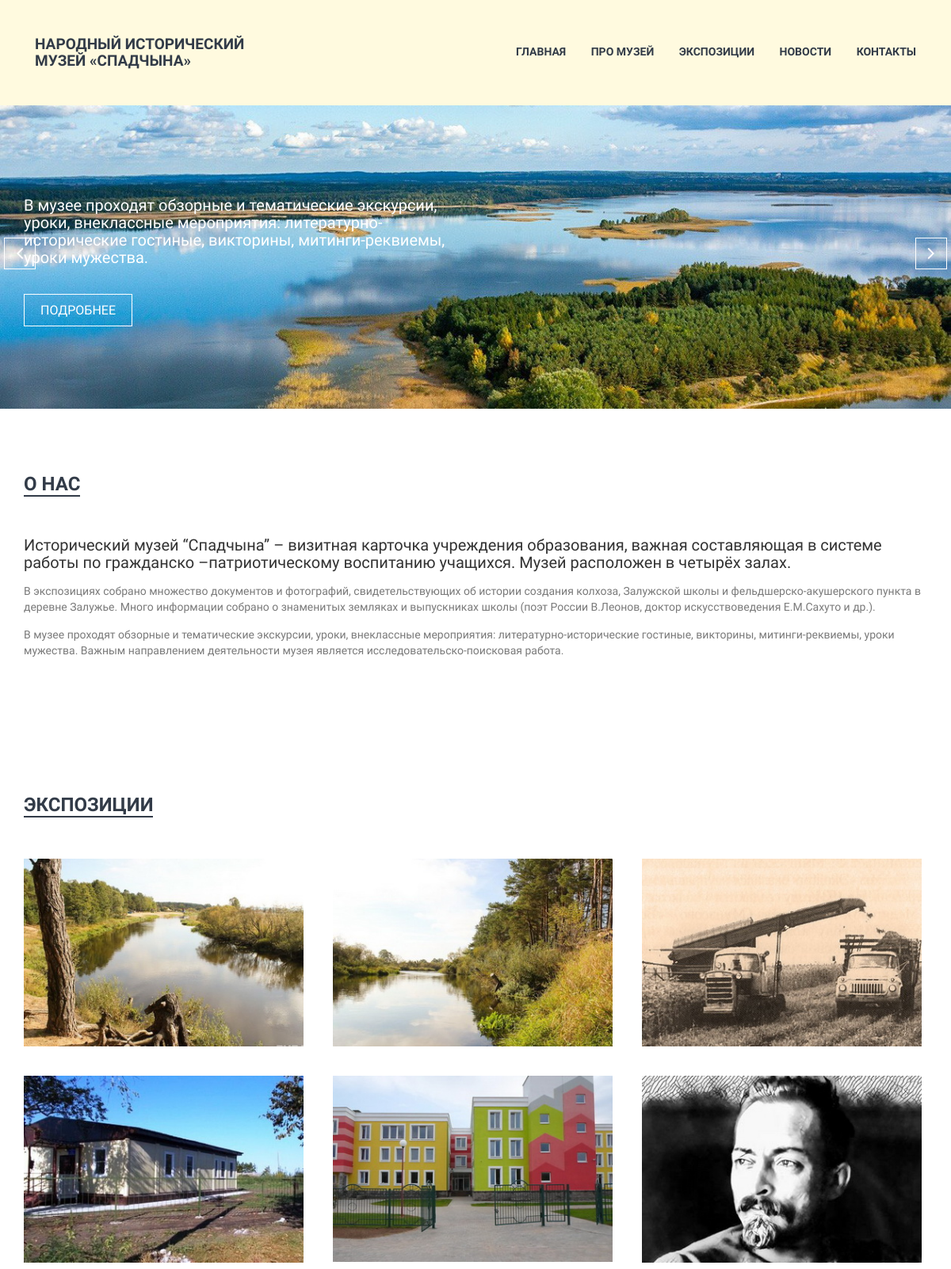
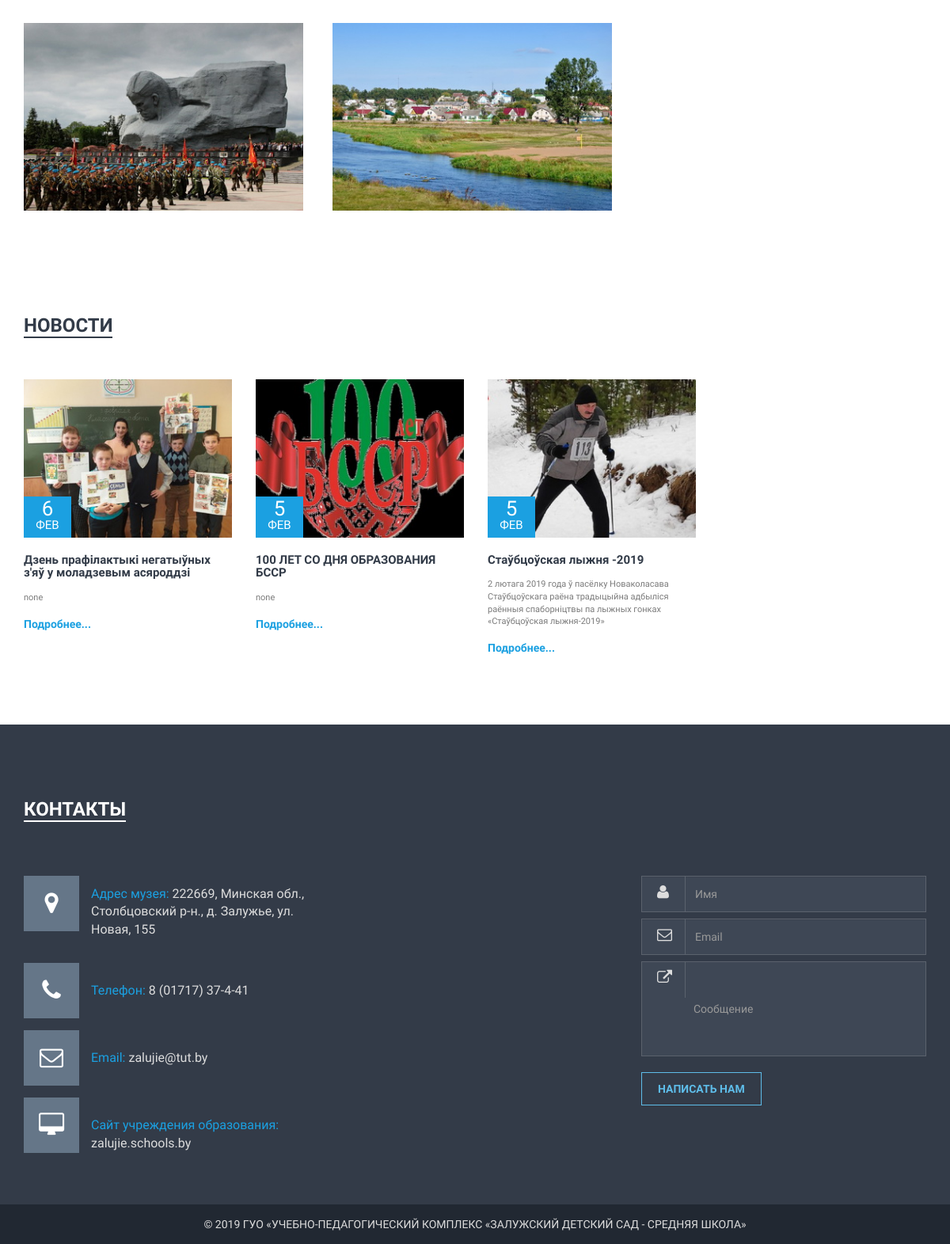
The page / on the database its author committed (2 pictures, top to bottom).
### museum/models.py (models this page shows, shortened)
class Exposition(models.Model):
    title = models.CharField(max_length=200, verbose_name='Название экспозиции')
    subtitle = models.CharField(max_length=200, null=True, blank=True, verbose_name='Подназвание')
    description = models.TextField(verbose_name='Описание')
    add_text = models.TextField(null=True, blank=True, verbose_name='Дополнительный текст')
    photo = models.ImageField(upload_to='exp', default='exp.png', verbose_name='Превью фото')
    photo_alt = models.CharField(max_length=200, default='none', verbose_name='Описание фото')
    photo_title = models.CharField(max_length=200, default='none', verbose_name='Описание фото при наведении')
    class Meta:
        verbose_name = 'Экспозиция'
        verbose_name_plural = 'Экспозиции'

class Post(models.Model):
    author = models.ForeignKey('auth.User', on_delete=models.CASCADE, verbose_name='Автор')
    title = models.CharField(max_length=200, verbose_name='Новость')
    short_text = models.TextField(default='none', verbose_name='Краткое описание')
    text = models.TextField(verbose_name='Текст новости')
    created_date = models.DateTimeField(
            default=timezone.now, verbose_name='Дата создания')
    published_date = models.DateTimeField(
            blank=True, null=True, verbose_name='Дата опубликования')
    photo = models.ImageField(upload_to='news', default='news.png', verbose_name='Превью фото')
    photo_alt = models.CharField(max_length=200, default='none', verbose_name='Описание фото')
    photo_title = models.CharField(max_length=200, default='none', verbose_name='Описание фото при наведении')
    class Meta:
        verbose_name = 'Новость'
        verbose_name_plural = 'Новости'

### museum/views.py (the view)
# urls.py: url(r'^$', views.home, name='home'),
def home(request):
    posts = Post.objects.filter(published_date__lte=timezone.now()).order_by('published_date').reverse()[0:4]
    expositions = Exposition.objects.all()
    if request.method == "POST":
        form = MessageForm(request.POST)
        if form.is_valid():
            message = form.save(commit=False)
            message.save()
            return redirect('/feedback.html')
    else:
        form = MessageForm()
    return render(request, 'museum/home.html', {
    'posts': posts,
    'expositions': expositions,
    'form': form
    })

### museum/forms.py
class MessageForm(forms.ModelForm):
    sender_name = forms.CharField(widget=forms.TextInput(attrs={
        'name':'name',
        'class':'form-control',
        'id':'name',
        'placeholder':'Имя'}))
    sender = forms.EmailField(widget=forms.TextInput(attrs={
        'name':'email',
        'class':'form-control',
        'id':'email',
        'placeholder':'Email'}))
    message = forms.CharField(widget=forms.TextInput(attrs={
        'name':'message',
        'class':'form-control',
        'id':'mes',
        'rows':'4',
        'placeholder':'Сообщение'}))
    class Meta:
        model = Message
        fields = ('sender_name', 'sender', 'message', 'reply')

### museum/templates/museum/home.html (shortened to what this page needs)
{% extends 'museum/base.html' %}
{% load static %}
{% block content %}
	<div class="slider-wrap home-1-slider collapse in visible-lg visible-md" id="home">
		<div id="mainSlider" class="nivoSlider slider-image">
		</div>
		<div id="htmlcaption1" class="nivo-html-caption slider-caption-1">
			<div class="container">
				<div class="row">
					<div class="col-md-12">
						<div class="slide1-text slide-text">
							<div class="middle-text">
								<div class="left_sidet1">
									<div class="cap-title wow slideInRight" data-wow-duration=".9s" data-wow-delay="0s">
										<h1>В музее проходят обзорные и тематические экскурсии, уроки, внеклассные мероприятия: литературно-исторические гостиные, викторины, митинги-реквиемы, уроки мужества.</h1>
									</div>
									<div class="cap-readmore animated fadeInUpBig" data-wow-duration="1.5s" data-wow-delay=".5s">
										<a href="#" class="hover_slider_button">Подробнее</a>
									</div>
								</div>
							</div>
						</div>
					</div>
				</div>
			</div>
		</div>
	</div>
	<div class="about_area collapse in visible-lg visible-md" id="about">
		<div class="container">
			<div class="row">
				<div class="col-md-12 col-sm-12 col-lg-12">
					<div class="section_title">
						<h2 class="title"><a href="/about">О нас</a></h2>
					</div>
				</div>
			</div>
			<div class="row">
				<div class="col-sm-12 col-md-12 col-lg-12">
					<div class="about_content">
						<h2>Исторический музей “Спадчына” – визитная карточка учреждения образования, важная составляющая в системе работы по гражданско –патриотическому воспитанию учащихся. Музей расположен в четырёх залах.</h2>
						<p>В экспозициях собрано множество документов и фотографий, свидетельствующих об истории создания колхоза, Залужской школы и фельдшерско-акушерского пункта в деревне Залужье. Много информации собрано о знаменитых земляках и выпускниках школы (поэт России В.Леонов, доктор искусствоведения Е.М.Сахуто и др.).</p>
						<p>В музее проходят обзорные и тематические экскурсии, уроки, внеклассные мероприятия: литературно-исторические гостиные, викторины, митинги-реквиемы, уроки мужества. Важным направлением деятельности музея является исследовательско-поисковая работа.</p>
					</div>
				</div>
			</div>
		</div>
	</div>
	<div class="portfolio_area" id="expositions">
		<div class="container">
			<div class="row">
				<div class="col-md-12">
					<div class="section_title">
						<h2 class="title"><span>Экспозиции</span></h2>
					</div>
				</div>
			</div>
			<div class="row">
				<div class="project_maxitup">
				{% for exposition in expositions %}
				<div class="col-lg-4 col-md-4 col-sm-6">
					<div class="portfolio">
						<div class="single_protfolio">
							<div class="prot_imag">
								<a href="{% url 'exposition_detail' pk=exposition.pk %}"><img src="{{ MEDIA_URL }}{{ exposition.photo }}" alt="{{ exposition.photo_alt }}" title="{{ exposition.photo_title }}" /></a>
							</div>
						</div>
					</div>
				</div>
				{% endfor %}
				</div>
			</div>
		</div>
	</div>
	<div class="blog_area" id="news">
		<div class="container">
			<div class="row">
				<div class="col-lg-12 col-md-12">
					<div class="section_title">
						<h2 class="title"><span>Новости</span></h2>
					</div>
				</div>
			</div>
			<div class="row">
				<div class="team_own curosel-style">
				{% for post in posts %}
				<div class="col-lg-12 col-md-12">
					<div class="blog_content">
						<div class="blog_img hover_effect blog_hover">
							<a href="{% url 'post_detail' pk=post.pk %}"><img src="{{ MEDIA_URL }}{{ post.photo }}" alt="{{ post.photo_alt }}" title="{{ post.photo_title }}" /></a>
							<div class="bolg_date">
								<a href="{% url 'post_detail' pk=post.pk %}">
									<span>{{ post.published_date.day }}</span>
									<span class="month">
										{% if post.published_date.month == 1 %}
											янв
										{% elif post.published_date.month == 2 %}
											фев
										{% elif post.published_date.month == 3 %}
											мар
										{% elif post.published_date.month == 4 %}
											апр
										{% elif post.published_date.month == 5 %}
											мая
										{% elif post.published_date.month == 6 %}
											июн
										{% elif post.published_date.month == 7 %}
											июл
										{% elif post.published_date.month == 8 %}
											авг
										{% elif post.published_date.month == 9 %}
											сен
										{% elif post.published_date.month == 10 %}
											окт
										{% elif post.published_date.month == 11 %}
											ноя
										{% elif post.published_date.month == 12 %}
											дек
										{% endif %}
										</span>
								</a>
							</div>
						</div>
						<div class="blog_text">
							<h2><a href="{% url 'post_detail' pk=post.pk %}">{{ post.title }}</a></h2>
							<p>{{ post.short_text }}</p>
							<a href="{% url 'post_detail' pk=post.pk %}">Подробнее...</a>
						</div>
					</div>
				</div>
				{% endfor %}
				</div>
			</div>
		</div>
	</div>
{% endblock %}
{% block footer %}
				<div class="col-sm-4 col-md-4 col-lg-4">
				<form method="post">{% csrf_token  %}
					<div class="contract_us">
						<div class="inputt input_change">
							<span class="message_icon"><i class="fa fa-user"></i></span>
							{{ form.sender_name }}
						</div>
						<div class="inputt input_change">
							<span class="message_icon"><i class="fa fa-envelope-o"></i></span>
							{{ form.sender }}
						</div>
						<div class="inputt">
							<span class="message_icon"><i class="fa fa-external-link"></i></span>
							{{ form.message }}
						</div>
						<div class="sunmite_button">
							<button type="submit" name="ok">Написать нам</button>
						</div>
					</div>
				</form>
			</div>
		</div>
	</div>
{% endblock %}

### museum/static/css/nivo-slider.css (style rules this page uses)
.nivoSlider { position:relative; width:100%; height:auto; overflow: hidden; }
.nivo-caption a { display:inline !important; }
.nivo-html-caption { display:none; }

### museum/static/css/main.css (style rules this page uses)
html { color: #222; font-size: 1em; line-height: 1.4; }
audio, canvas, iframe, img, svg, video { vertical-align: middle; }

### rows shown on the page
Exposition: photo (picture)
Exposition: photo (picture)
Exposition: photo (picture)
Exposition: photo (picture)
Exposition: photo (picture)
Exposition: photo (picture)
Exposition: photo (picture)
Exposition: photo (picture)
Post: photo (picture), published_date.day "6", shows "ФЕВ", title "Дзень прафілактыкі негатыўных з'яў у моладзевым асяроддзі", short_text "none"
Post: photo (picture), published_date.day "5", shows "ФЕВ", title "100 ЛЕТ СО ДНЯ ОБРАЗОВАНИЯ БССР", short_text "none"
Post: photo (picture), published_date.day "5", shows "ФЕВ", title "Стаўбцоўская лыжня -2019", short_text "2 лютага 2019 года ў пасёлку Новаколасава Стаўбцоўскага раёна традыцыйна адбыліся раённыя спаборніцтвы па лыжных гонках «Стаўбцоўская лыжня-2019»"
